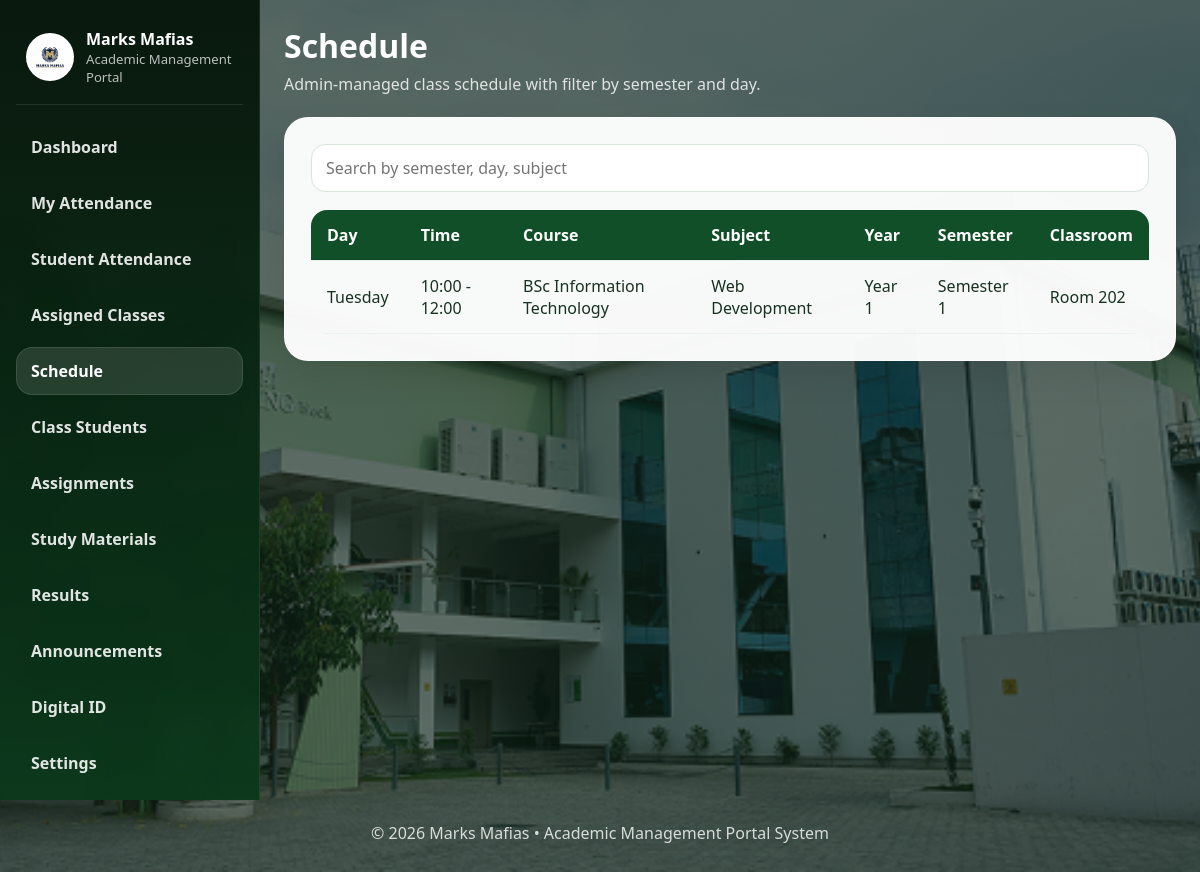
The app's page /public/teacher/schedule.php (signed in) with its own data.
### tables this page shows
CREATE TABLE `class_schedules` (
  `id` int(11) NOT NULL,
  `course_id` int(11) NOT NULL,
  `subject_id` int(11) NOT NULL,
  `teacher_id` int(11) NOT NULL,
  `day_name` varchar(20) NOT NULL,
  `start_time` time NOT NULL,
  `end_time` time NOT NULL,
  `classroom` varchar(80) NOT NULL,
  `year_label` varchar(30) NOT NULL,
  `semester` varchar(50) NOT NULL,
  `created_at` timestamp NOT NULL DEFAULT current_timestamp()
);

CREATE TABLE `courses` (
  `id` int(11) NOT NULL,
  `course_name` varchar(150) NOT NULL,
  `year_label` varchar(30) NOT NULL,
  `semester` varchar(60) NOT NULL,
  `created_at` timestamp NOT NULL DEFAULT current_timestamp()
);

CREATE TABLE `subjects` (
  `id` int(11) NOT NULL,
  `course_id` int(11) NOT NULL,
  `teacher_id` int(11) NOT NULL,
  `subject_code` varchar(40) NOT NULL,
  `subject_name` varchar(150) NOT NULL,
  `year_label` varchar(30) NOT NULL,
  `semester` varchar(60) NOT NULL,
  `created_at` timestamp NOT NULL DEFAULT current_timestamp()
);

### includes/functions.php (called while the page is built, shortened)
<?php
function e(null|string|int|float $value): string
{
    return htmlspecialchars((string)$value, ENT_QUOTES, 'UTF-8');
}

### public/teacher/schedule.php (the view, shortened to what this page needs)
<?php
require_once dirname(dirname(__DIR__)) . '/includes/auth.php';
$teacherId = (int)user()['id'];
$rows = $pdo->prepare('SELECT cs.*, c.course_name, s.subject_name FROM class_schedules cs JOIN courses c ON c.id=cs.course_id JOIN subjects s ON s.id=cs.subject_id WHERE cs.teacher_id=? ORDER BY FIELD(day_name,"Sunday","Monday","Tuesday","Wednesday","Thursday","Friday","Saturday"), start_time');
$rows->execute([$teacherId]);
$rows = $rows->fetchAll();
include dirname(dirname(__DIR__)) . '/includes/header.php'; ?>
<div class="dashboard-shell"><?php include dirname(dirname(__DIR__)) . '/includes/sidebar.php'; ?><main class="main-panel">
        <div class="dashboard-top">
            <div class="dashboard-title">
                <h1>Schedule</h1>
                <p>Admin-managed class schedule with filter by semester and day.</p>
            </div>
        </div>
        <div class="table-card">
            <div class="search-row"><input type="text" placeholder="Search by semester, day, subject" data-table-search="teacherScheduleTable"></div>
            <div class="table-wrap">
                <table id="teacherScheduleTable">
                    <thead>
                        <tr>
                            <th>Day</th>
                            <th>Time</th>
                            <th>Course</th>
                            <th>Subject</th>
                            <th>Year</th>
                            <th>Semester</th>
                            <th>Classroom</th>
                        </tr>
                    </thead>
                    <tbody><?php foreach ($rows as $r): ?><tr>
                                <td><?= e($r['day_name']) ?></td>
                                <td><?= e(substr($r['start_time'], 0, 5) . ' - ' . substr($r['end_time'], 0, 5)) ?></td>
                                <td><?= e($r['course_name']) ?></td>
                                <td><?= e($r['subject_name']) ?></td>
                                <td><?= e($r['year_label']) ?></td>
                                <td><?= e($r['semester']) ?></td>
                                <td><?= e($r['classroom']) ?></td>
                            </tr><?php endforeach; ?></tbody>
                </table>
            </div>
        </div>
    </main>
</div><?php include dirname(dirname(__DIR__)) . '/includes/footer.php'; ?>

### assets/css/style.css (style rules this page uses)
:root { --primary: #148f3c; --primary-dark: #0b6a2b; --primary-soft: #dff4e4; --accent: #f5fff7; --white: #fff; --text: #173221; --muted: #5f7567; --border: #d6e7da; --danger: #cf3a3a; --shadow: 0 14px 34px rgba(0, 0, 0, 0.08); --shadow-lg: 0 26px 60px rgba(0, 0, 0, 0.16); --radius: 18px; --radius-lg: 30px; }
* { box-sizing: border-box; }
html { scroll-behavior: smooth; }
body { margin: 0; font-family: Segoe UI, Tahoma, sans-serif; color: var(--text); background: linear-gradient(rgba(14, 36, 24, 0.68), rgba(14, 36, 24, 0.64)), url("../images/bg.jpg") center/cover no-repeat; background-attachment: scroll; }
.content-card, .table-card, .form-card, .panel-card { background: rgba(255, 255, 255, 0.96); border-radius: var(--radius); box-shadow: var(--shadow); border: 1px solid rgba(255, 255, 255, 0.5); }
.table-card { padding: 20px; }
input, select, textarea { width: 100%; min-height: 48px; padding: 12px 14px; border: 1px solid #cedbd1; border-radius: 16px; font: inherit; background: #fff; }
.search-row { display: flex; gap: 12px; flex-wrap: wrap; align-items: center; margin-bottom: 16px; }
.search-row input, .search-row select { background: #fff; border: 1px solid #d7e4da; border-radius: 14px; min-height: 48px; padding: 12px 14px; }
.search-row input { flex: 1 1 260px; }
.table-wrap { overflow-x: auto; border-radius: 16px; }
table { width: 100%; border-collapse: collapse; background: transparent; }
thead { background: #104f27; color: #fff; }
th, td { padding: 14px 16px; text-align: left; vertical-align: top; border-bottom: 1px solid #ebf1ec; }
.main-panel { display: flex; flex-direction: column; gap: 22px; }
.dashboard-top { margin-bottom: 0; }
.main-panel > .form-card, .main-panel > .table-card, .main-panel > .content-card, .main-panel > .panel-card, .main-panel > .assignment-shell { margin: 0; }
.form-card, .table-card, .content-card, .panel-card { width: 100%; border-radius: 24px; }
.table-card { padding: 26px; }
.search-row { margin-bottom: 18px; }
.table-wrap { margin-top: 6px; }

### assets/css/dashboard.css (style rules this page uses)
.dashboard-shell { display: block; min-height: 100vh; position: relative; }
.main-panel { margin-left: 260px; padding: 24px; overflow-x: hidden; min-height: 100vh; }
.dashboard-shell { display: block; }
.main-panel { padding: 24px; overflow-x: hidden; }
.dashboard-top { display: flex; align-items: center; justify-content: space-between; gap: 14px; margin-bottom: 18px; }
.dashboard-title h1 { margin: 0; color: #fff; font-size: 2rem; }
.dashboard-title p { margin: 6px 0 0; color: rgba(255, 255, 255, 0.82); }
.main-panel { display: flex; flex-direction: column; gap: 22px; }
.dashboard-top { margin-bottom: 0; }
.main-panel > .form-card, .main-panel > .table-card, .main-panel > .content-card, .main-panel > .panel-card { margin: 0; }
.form-card, .table-card, .content-card, .panel-card { width: 100%; border-radius: 24px; }
.table-card { padding: 26px; }
.search-row { margin-bottom: 18px; }
td { vertical-align: middle; }

### records on screen
class_schedules: day_name "Tuesday", start_time+end_time "10:00 - 12:00", course.course_name "BSc Information Technology", subject.subject_name "Web Development", year_label "Year 1", semester "Semester 1", classroom "Room 202"

### other values on screen
$label "Dashboard"
$label "My Attendance"
$label "Student Attendance"
$label "Assigned Classes"
$label "Schedule"
$label "Class Students"
$label "Assignments"
$label "Study Materials"
$label "Results"
$label "Announcements"
$label "Digital ID"
$label "Settings"
